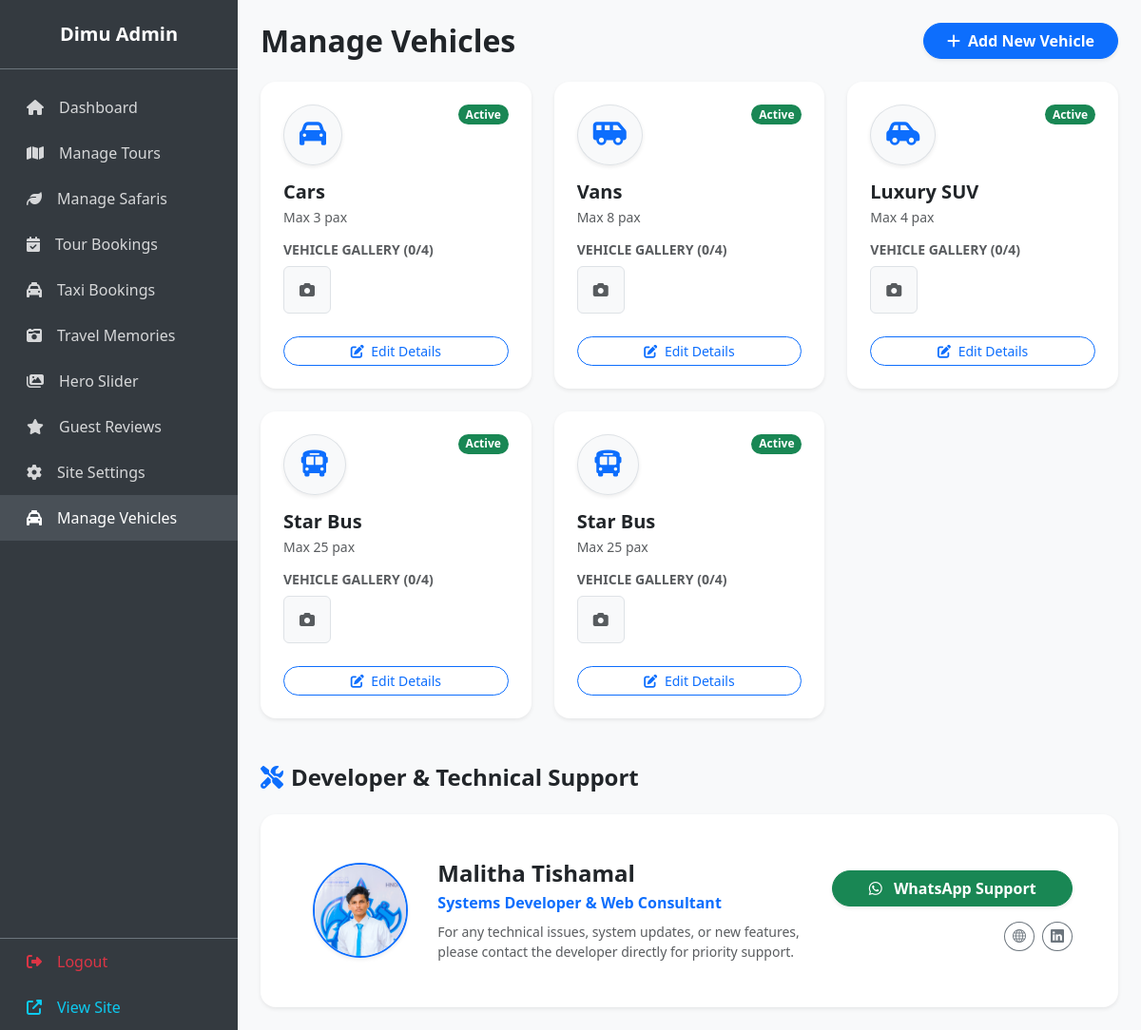
The app's page /admin/vehicles.php (signed in) with its own data.
### tables this page shows
CREATE TABLE IF NOT EXISTS `vehicles` (
  `id` int NOT NULL AUTO_INCREMENT,
  `name` varchar(100) NOT NULL,
  `pax_count` varchar(50) NOT NULL,
  `icon_class` varchar(100) NOT NULL,
  `status` enum('active','inactive') DEFAULT 'active',
  PRIMARY KEY (`id`)
);

### admin/vehicles.php (the view, shortened to what this page needs)
<?php include 'includes/admin_header.php';
$stmt = $pdo->query("SELECT * FROM vehicles ORDER BY id ASC");
$vehicles = $stmt->fetchAll(PDO::FETCH_ASSOC);
?>
<div class="d-flex justify-content-between align-items-center mb-4">
    <h2 class="fw-bold m-0 text-dark">Manage Vehicles</h2>
    <button class="btn btn-primary rounded-pill px-4 fw-bold shadow-sm" data-bs-toggle="modal" data-bs-target="#addVehicleModal">
        <i class="fas fa-plus me-2"></i>Add New Vehicle
    </button>
</div>
<div class="row g-4">
    <?php foreach($vehicles as $v): ?>
    <div class="col-md-6 col-lg-4">
        <div class="card border-0 shadow-sm rounded-4 h-100 overflow-hidden">
            <div class="card-body p-4">
                <div class="d-flex justify-content-between align-items-start mb-3">
                    <div class="bg-light p-3 rounded-circle text-primary border shadow-sm">
                        <i class="<?php echo $v['icon_class']; ?> fs-3"></i>
                    </div>
                    <span class="badge <?php echo $v['status'] == 'active' ? 'bg-success' : 'bg-danger'; ?> rounded-pill">
                        <?php echo ucfirst($v['status']); ?>
                    </span>
                </div>
                <h5 class="fw-bold mb-1"><?php echo htmlspecialchars($v['name']); ?></h5>
                <p class="text-muted small mb-3"><?php echo htmlspecialchars($v['pax_count']); ?></p>
                <h6 class="fw-bold small text-uppercase text-muted mb-2 tracking-wide">Vehicle Gallery (<?php echo count($v['images']); ?>/4)</h6>
                <div class="d-flex gap-2 mb-4">
                    <?php if(count($v['images']) < 4): ?>
                        <button class="btn btn-light border border-dashed rounded d-flex align-items-center justify-content-center" style="width: 50px; height: 50px;" data-bs-toggle="modal" data-bs-target="#uploadModal<?php echo $v['id']; ?>">
                            <i class="fas fa-camera text-muted"></i>
                        </button>
                    <?php endif; ?>
                </div>
                <div class="d-flex gap-2">
                    <button class="btn btn-outline-primary btn-sm flex-grow-1 rounded-pill" data-bs-toggle="modal" data-bs-target="#editModal<?php echo $v['id']; ?>"><i class="fas fa-edit me-1"></i> Edit Details</button>
                </div>
            </div>
        </div>
    </div>
    <?php endforeach; ?>
</div>
<?php include 'includes/admin_footer.php'; ?>

### records on screen
vehicles: status "Active", name "Cars", pax_count "Max 3 pax", count($v['images']) "0"
vehicles: status "Active", name "Vans", pax_count "Max 8 pax", count($v['images']) "0"
vehicles: status "Active", name "Luxury SUV", pax_count "Max 4 pax", count($v['images']) "0"
vehicles: status "Active", name "Star Bus", pax_count "Max 25 pax", count($v['images']) "0"
